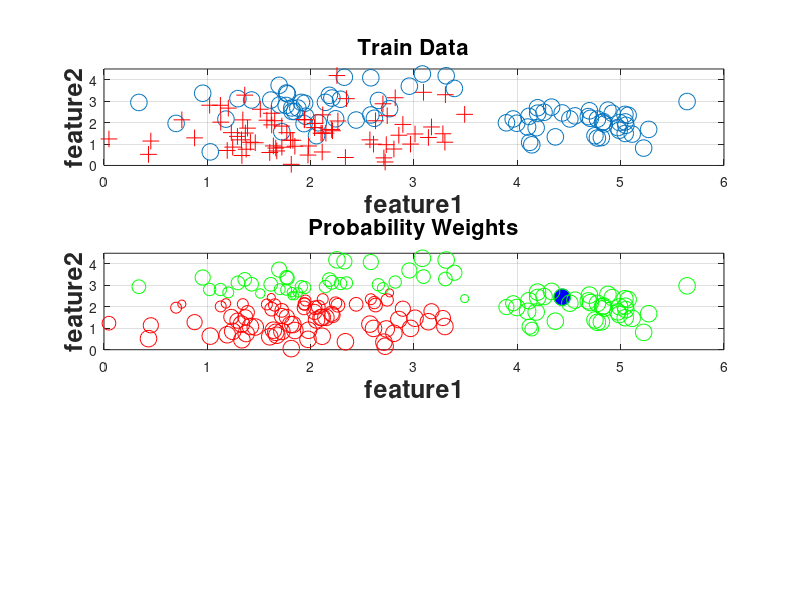

MATLAB code for this plot: (Note: this script raises an error after producing the figure.)
% Run the PU-boosting for a synthetic data example
clear;

%%
nbTrainSamples = 80;
nbRounds       = 50;

mu1a = [2 3];   Sigma1a = [.7 .2; .2 .5];
mu1b = [4.5 2]; Sigma1b = [.2 0; 0 .2];
r1a  = mvnrnd(mu1a, Sigma1a, nbTrainSamples/2);
r1b  = mvnrnd(mu1b, Sigma1b, nbTrainSamples/2);
r1   = [r1a;r1b];
mu2  = [2 1.5]; Sigma2 = [.6 .1; .1 .7];
r2   = mvnrnd(mu2, Sigma2, nbTrainSamples);

trainData  = [r1;r2];

pP         = 0.5*(mvnpdf(trainData,mu1a,Sigma1a) + mvnpdf(trainData,mu1b,Sigma1b));
pN         = mvnpdf(trainData,mu2,Sigma2);
ProbWeight = pP ./ (pP + pN);

rnP        = randperm(nbTrainSamples);
PIndex     = rnP(1:nbTrainSamples-79);

true_trainLabel = [ones(nbTrainSamples,1) ; -ones(nbTrainSamples,1)];

% Compute PU-labels: only a few are positive, everything else unlabeled
pu_trainLabel = [zeros(nbTrainSamples,1) ; zeros(nbTrainSamples,1) ];
pu_trainLabel(PIndex) = 1;

% Compute labels if we were to assume Prob value.
Uindex         = find(pu_trainLabel==0);
prob_trainLabel    = pu_trainLabel;
prob_trainLabel(Uindex) = 2*(ProbWeight(Uindex) > 0.5)-1; % set labels for U set.

% Compute labels as few positives and everything else negative
observed_vs_unobserved_trainLabel = pu_trainLabel;
observed_vs_unobserved_trainLabel(observed_vs_unobserved_trainLabel == 0) = -1;

%%

subplot(3,1,1);
plot(r1(:,1),r1(:,2),'o','MarkerSize',12);
hold on;
plot(r2(:,1),r2(:,2),'r+','MarkerSize',12);
axis([0,6,0,4.5]);
xlabel('feature1','FontSize',18,'FontWeight','bold');
ylabel('feature2','FontSize',18,'FontWeight','bold');
title('Train Data','FontSize',16,'FontWeight','bold');
grid on;
hold off;
set(gcf,'color','w');
%%
subplot(3,1,2);
plot(r1(PIndex,1),r1(PIndex,2),'o','MarkerSize',12,'MarkerFaceColor','b');
grid on;
axis([0,6,0,4.5]);
hold on;
for vv=1:nbTrainSamples*2   
    if ProbWeight(vv) >0.5
        plot(trainData(vv,1),trainData(vv,2),'go','MarkerSize',round(12*ProbWeight(vv)));
    else
        plot(trainData(vv,1),trainData(vv,2),'ro','MarkerSize',round(12*(1-ProbWeight(vv))));
    end
end
title('Probability Weights', 'FontSize',16,'FontWeight','bold');
xlabel('feature1','FontSize',18,'FontWeight','bold');
ylabel('feature2','FontSize',18,'FontWeight','bold');
hold off;

%%
[classif,sInfo]= learnPuboost(trainData,pu_trainLabel,ProbWeight,nbRounds);

%%
[classif_Trad,sInfo_Trad]= learnPuboost(trainData,prob_trainLabel,ProbWeight,nbRounds);

%%

if 1
plotClassifierBoundary(45,60,classif)
end

%%

if 1
nbTestSamples = 500;

figure(2);
mu1 = [2 3]; Sigma1 = [.7 .2; .2 .5];
r1a = mvnrnd(mu1, Sigma1, nbTestSamples/2);
mu1 = [4.5 2]; Sigma1 = [.2 0; 0 .2];
r1b = mvnrnd(mu1, Sigma1, nbTestSamples/2);
r1  = [r1a;r1b];
plot(r1(:,1),r1(:,2),'o','MarkerSize',12);
hold on;
mu2 = [2 1.5]; Sigma2 = [.6 .1; .1 .7];
r2 = mvnrnd(mu2, Sigma2, nbTestSamples);
plot(r2(:,1),r2(:,2),'r+','MarkerSize',12);
xlabel('feature1','FontSize',18,'FontWeight','bold');
ylabel('feature2','FontSize',18,'FontWeight','bold');
title('Test Data','FontSize',16,'FontWeight','bold');
grid on;
hold off;

testData  = [r1;r2];
testLabel = [ones(nbTestSamples,1) ; -1*ones(nbTestSamples,1) ];
set(gcf,'color','w');
%export_fig('figs/testData.pdf',gcf);

%%
figure(3);
nbRoundsTest = [nbRounds];
scores1      = zeros(size(testData,1),length(nbRoundsTest));
scores2      = zeros(size(testData,1),length(nbRoundsTest));

for nbR = 1:length(nbRoundsTest)
    
    nbRS = nbRoundsTest(nbR);
    for m=1:nbRS
        scores1(:,nbR)  = scores1(:,nbR) + classif{m}.alpha.*evalWL(classif{m}.wl,testData);
        scores2(:,nbR)  = scores2(:,nbR) + classif_Trad{m}.alpha.*evalWL(classif_Trad{m}.wl,testData);
    end
    
    [X1{nbR},Y1{nbR},T1,AUC1{nbR}] = perfcurve(testLabel, scores1(:,nbR),1);
    [X2{nbR},Y2{nbR},T2,AUC2{nbR}] = perfcurve(testLabel, scores2(:,nbR),1);
    stc{nbR} = num2str(nbRS);
    
end


thetaIX      = round([.25 .5 .75].*length(T1));
thetas       = T1(thetaIX);

hold on; plot(X1{1},Y1{1},'LineWidth',2);
% plot(X1{1}(thetaIX),Y1{1}(thetaIX),'ko','MarkerSize',15);
plot(X2{1},Y2{1},'r','LineWidth',2);
% plot(X2{1}(thetaIX),Y2{1}(thetaIX),'ro','MarkerSize',15);
legend(stc);
grid on;
hold off;
legend(sprintf('P-U Expected Exponential Loss = %f',AUC1{nbR}),...
       sprintf('Exponential Loss = %f',AUC2{nbR}),'Location','Southeast');

xlabel('False Positive Rate','FontSize',18,'FontWeight','bold');
ylabel('True Positive Rate','FontSize',18,'FontWeight','bold');
title('ROC curve','FontSize',18,'FontWeight','bold');
set(gcf,'color','w');
%export_fig('figs/ROC.pdf',gcf);


Ntest = size(scores1(:,nbR),1);
[~,idx] = sort(scores1(:,nbR),'descend');
sorted_test_labels = testLabel(idx);
positives = sorted_test_labels == 1;

% Precision-Recall-curve (PR)
% Precision: TP / (TP + FP) = TP/#{all predicted positives}
% What fraction of the predicted positives are actually positive?
precision = cumsum(positives)./(1:Ntest)'; % is less than 1 if the number of (actual) positives are found (hopefully, recall is 1 then)

% Recall = TPR (true positive rate) = TP / (TP + FN) = TP/#{positives} 
% How many of the positive test labels are actually found?
recall = cumsum(positives)/sum(positives); % is less than 1 if not yet all points are considered (hopefully, precision is 1 then)

figure(4);
plot(recall,precision,'LineWidth',2);
axis( [0 1 0 1] );
title('PR curve','FontSize',18,'FontWeight','bold');
xlabel('Recall','FontSize',18,'FontWeight','bold');
ylabel('Precision','FontSize',18,'FontWeight','bold');

%%

if 0
figure(50);
hist([scores(1:nbTestSamples,nbR),scores(nbTestSamples+1:end,nbR)]);
hleg = legend('Positive','Negative');
set(hleg,'FontSize',14,'FontWeight','bold');
title('Distribution of Test scores','FontSize',16,'FontWeight','bold');
xlabel('Classifier Response, f(x)','FontSize',16,'FontWeight','bold');
grid on;
set(gcf,'color','w');
%export_fig('figs/responseHist.pdf',gcf);
end

%%

if 0
for tt=1:length(thetas)
    CL  = (2*( scores(:,nbR) > thetas(tt) ) - 1);
    mis = abs(CL-testLabel) > 0;
    misP = mis(1:nbTestSamples);
    misN = mis(nbTestSamples+1:end);
    figure((50+tt));
    plot(r1(:,1),r1(:,2),'o','MarkerSize',12);hold on;
    plot(r2(:,1),r2(:,2),'rs','MarkerSize',12);
    plot(r1(misP,1),r1(misP,2),'o','MarkerFaceColor','b','MarkerSize',12);
    plot(r2(misN,1),r2(misN,2),'rs','MarkerFaceColor','r','MarkerSize',12);
    xlabel('Patch Intensity Average','FontSize',16,'FontWeight','bold');
    ylabel('Patch Intensity variance','FontSize',16,'FontWeight','bold');
    title(sprintf('Classification Results Theta = %f',thetas(tt)),'FontSize',16,'FontWeight','bold');
    grid on;
    set(gcf,'color','w');
    %export_fig(sprintf('figs/testError_%03d.pdf',tt),gcf);
end
end


end